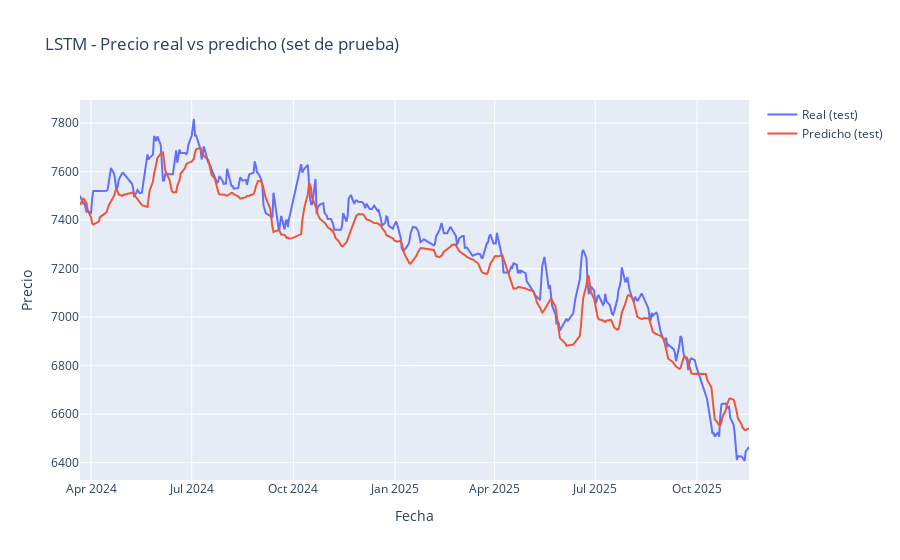
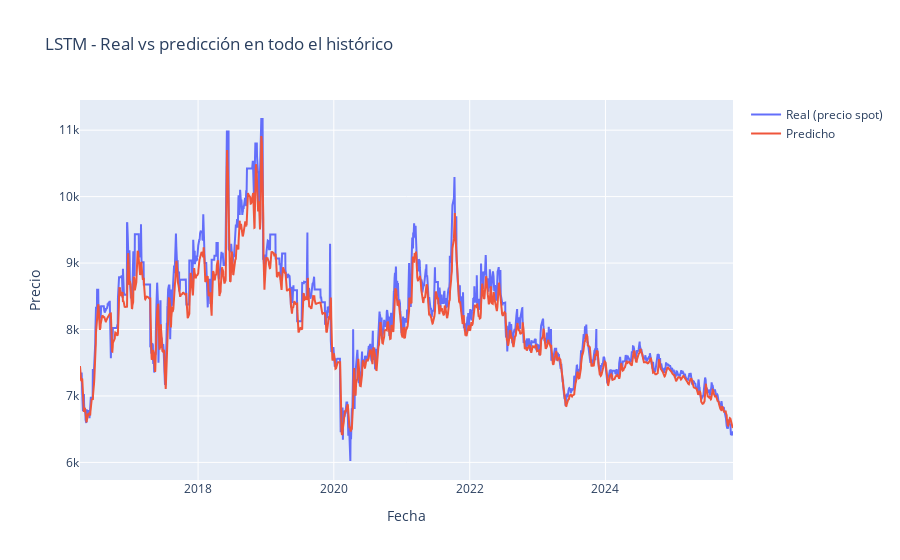
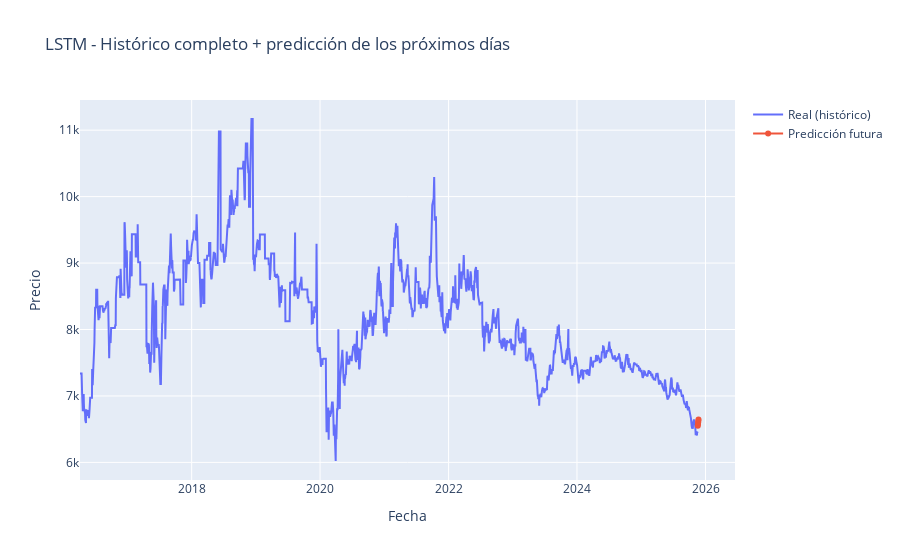

Notebook cell for these charts, in order:
### Markdown cell above
### 5.3 Modelo LSTM (ejemplo sencillo)

En esta sección entrenamos un modelo LSTM base:

- Ventana de `WINDOW_SIZE` días de entrada.
- Dos capas LSTM de 64 unidades con Dropout.
- Función de pérdida: MSE.
- Métricas reportadas: MSE y MAPE en el conjunto de prueba.

Luego generamos:

1. Gráfica de **real vs predicho** en test.
2. Gráfica de **real vs predicho en todo el histórico** (train+val+test).
3. Gráfica de **histórico completo + predicción de los próximos `N_FUTURE_DAYS` días**.

### Code cell
from tensorflow.keras.models import Sequential
from tensorflow.keras.layers import LSTM, Dense, Dropout
from tensorflow.keras.optimizers import Adam
from sklearn.metrics import mean_squared_error, mean_absolute_percentage_error

# Forma de entrada: (window_size, n_features)
input_shape = X_train_seq.shape[1:]  # (WINDOW_SIZE, 1)

# 1) Definición capa a capa
lstm_model = Sequential()

# LSTM 1: capta patrones a ~ventana completa
lstm_model.add(
    LSTM(
        units=32,               # más pequeño que 64, acorde al tamaño de datos
        return_sequences=True,  # deja secuencia para la siguiente LSTM
        input_shape=input_shape
    )
)
lstm_model.add(Dropout(0.15))   # regularización moderada

# LSTM 2: resume la secuencia en un estado final
lstm_model.add(
    LSTM(
        units=16,
        return_sequences=False
    )
)
lstm_model.add(Dropout(0.15))

# Capa densa intermedia: mezcla no lineal
lstm_model.add(Dense(16, activation="relu"))

# Salida: precio del día siguiente
lstm_model.add(Dense(1))

# 2) Compilación
lstm_model.compile(
    optimizer=Adam(learning_rate=5e-4),
    loss="mse"
)

lstm_model.summary()

# 3) Entrenamiento
history_lstm = lstm_model.fit(
    X_train_seq, y_train,
    validation_data=(X_val_seq, y_val),
    epochs=80,
    batch_size=32,
    verbose=1
)

# =========================
#     EVALUACIÓN TEST
# =========================

# Predicciones (escala normalizada)
y_test_pred_scaled_lstm = lstm_model.predict(X_test_seq).flatten()

# Invertir escala
y_test_inv_lstm = scaler.inverse_transform(y_test.reshape(-1, 1)).flatten()
y_test_pred_inv_lstm = scaler.inverse_transform(
    y_test_pred_scaled_lstm.reshape(-1, 1)
).flatten()

# Métricas
mse_lstm = mean_squared_error(y_test_inv_lstm, y_test_pred_inv_lstm)
mape_lstm = mean_absolute_percentage_error(y_test_inv_lstm, y_test_pred_inv_lstm)

print(f"\n[ LSTM ] MSE (test):  {mse_lstm:.4f}")
print(f"[ LSTM ] MAPE (test): {mape_lstm:.2f}%")

# =========================
#       GRÁFICAS
# =========================

# 1) Real vs predicho solo en test
plot_test_predictions(
    dates_test,
    y_test_inv_lstm,
    y_test_pred_inv_lstm,
    title_prefix="LSTM"
)

# 2) Real vs predicho en todo el histórico (train + val + test)
y_all_pred_scaled_lstm = lstm_model.predict(
    np.concatenate([X_train_seq, X_val_seq, X_test_seq], axis=0)
).flatten()

y_all_inv_lstm = scaler.inverse_transform(
    np.concatenate([y_train, y_val, y_test]).reshape(-1, 1)
).flatten()
y_all_pred_inv_lstm = scaler.inverse_transform(
    y_all_pred_scaled_lstm.reshape(-1, 1)
).flatten()

dates_all_full_lstm = np.concatenate([dates_train, dates_val, dates_test])

plot_full_predictions(
    dates_all_full_lstm,
    y_all_inv_lstm,
    y_all_pred_inv_lstm,
    title_prefix="LSTM"
)

# 3) Histórico completo + predicción de los próximos N_FUTURE_DAYS días
last_window_scaled_lstm = prices_scaled[-WINDOW_SIZE:]
future_scaled_lstm, future_inv_lstm = forecast_future(
    lstm_model,
    last_window_scaled_lstm,
    scaler,
    n_future=N_FUTURE_DAYS
)

last_date = df["Date"].max()
future_dates_lstm = pd.date_range(
    start=last_date + pd.Timedelta(days=1),
    periods=N_FUTURE_DAYS,
    freq="D"
)

plot_full_with_future(
    dates_all_full_lstm,
    y_all_inv_lstm,
    future_dates_lstm,
    future_inv_lstm,
    title_prefix="LSTM"
)

# Tabla de predicciones futuras (LSTM)
future_table_lstm = pd.DataFrame({
    "Fecha futura": future_dates_lstm,
    "Predicción del precio (LSTM)": future_inv_lstm
})
display(future_table_lstm)

### Figure 1 — Plotly figure (JSON) as saved in the notebook; plotly's stock layout.template omitted (floating-point values rounded to 4 significant figures; data arrays with more than 128 entries replaced by an {"elided": "..."} marker saying what was removed)
{"data": [{"mode": "lines", "name": "Real (test)", "type": "scatter", "x": {"elided": "336 str values"}, "y": {"elided": "336 float values"}}, {"mode": "lines", "name": "Predicho (test)", "type": "scatter", "x": {"elided": "336 str values"}, "y": {"elided": "336 float values"}}], "layout": {"title": {"text": "LSTM - Precio real vs predicho (set de prueba)"}, "xaxis": {"title": {"text": "Fecha"}}, "yaxis": {"title": {"text": "Precio"}}}}

### Figure 2 — Plotly figure (JSON) as saved in the notebook; plotly's stock layout.template omitted (floating-point values rounded to 4 significant figures; data arrays with more than 128 entries replaced by an {"elided": "..."} marker saying what was removed)
{"data": [{"mode": "lines", "name": "Real (precio spot)", "type": "scatter", "x": {"elided": "2239 str values"}, "y": {"elided": "2239 float values"}}, {"mode": "lines", "name": "Predicho", "type": "scatter", "x": {"elided": "2239 str values"}, "y": {"elided": "2239 float values"}}], "layout": {"title": {"text": "LSTM - Real vs predicción en todo el histórico"}, "xaxis": {"title": {"text": "Fecha"}}, "yaxis": {"title": {"text": "Precio"}}}}

### Figure 3 — Plotly figure (JSON) as saved in the notebook; plotly's stock layout.template omitted (floating-point values rounded to 4 significant figures; data arrays with more than 128 entries replaced by an {"elided": "..."} marker saying what was removed)
{"data": [{"mode": "lines", "name": "Real (histórico)", "type": "scatter", "x": {"elided": "2239 str values"}, "y": {"elided": "2239 float values"}}, {"mode": "lines+markers", "name": "Predicción futura", "type": "scatter", "x": ["2025-11-18T00:00:00", "2025-11-19T00:00:00", "2025-11-20T00:00:00", "2025-11-21T00:00:00", "2025-11-22T00:00:00"], "y": [6552.0, 6573.0, 6599.0, 6624.0, 6647.0]}], "layout": {"title": {"text": "LSTM - Histórico completo + predicción de los próximos días"}, "xaxis": {"title": {"text": "Fecha"}}, "yaxis": {"title": {"text": "Precio"}}}}
